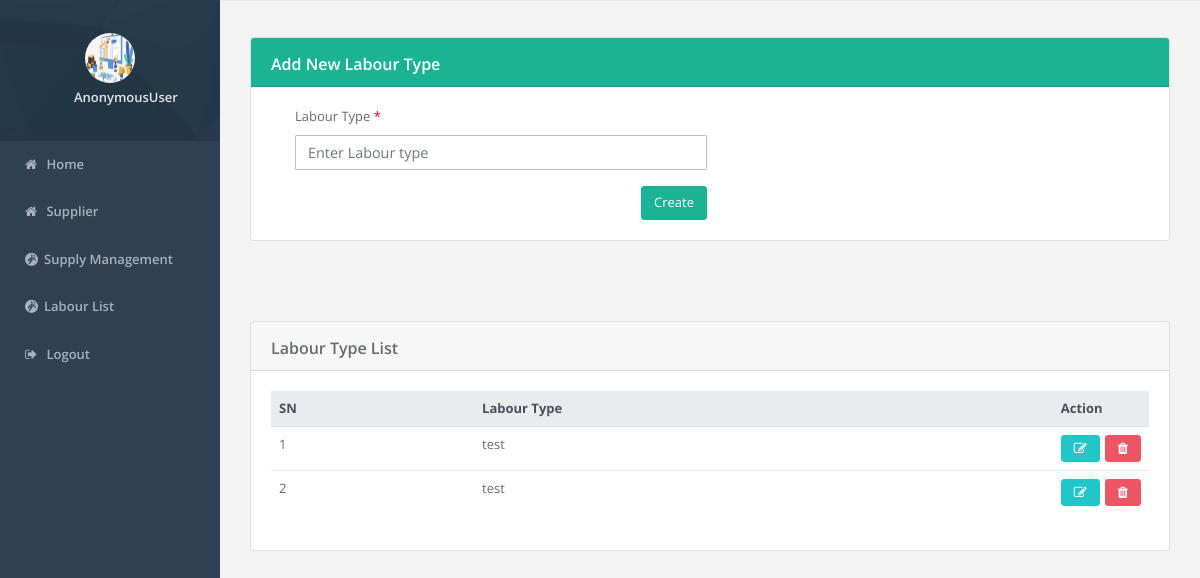
The page /supply/labour_type/ on the database as committed earlier.
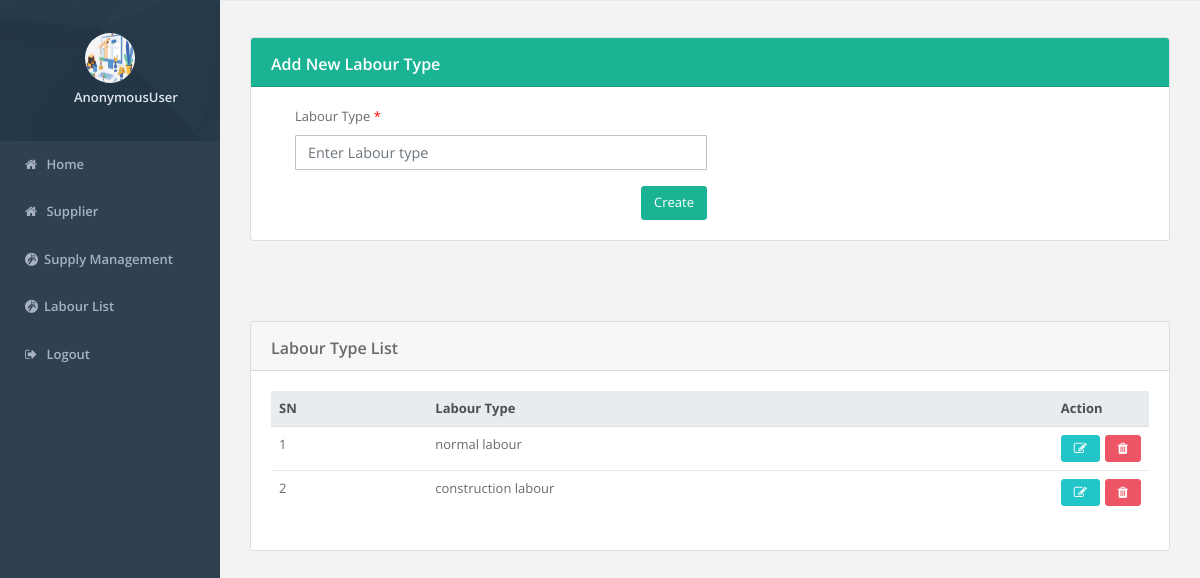
The same page on the database as committed later.
### supply_management/models.py (models this page shows, shortened)
class LabourTypes(models.Model):
    labour_types = models.CharField(max_length=200)

### supply_management/views.py (the view)
# urls.py: path('labour_type/', views.labour_type, name="labour_type"),
def labour_type(request):
    labour_type_obj = LabourTypes.objects.all()[::-1]
    context={
        "labour_type":labour_type_obj
    }
    if request.method == "POST":
        labour_types = request.POST.get("labour_types")
        obj = LabourTypes(labour_types=labour_types)
        obj.save()
        messages.success(request, "Labour Type Added Successfully")
        return redirect('labour_type')
    return render(request, "labour/labour_type_list.html", context)

### templates/labour/labour_type_list.html (shortened to what this page needs)
{% include 'header.html' %}
{% load static %}
<div class="main-content" id="panel" style="margin-top:5px;">
    <div class="col-lg-12">
    </div>
    <div class="container-fluid mt--6" style="margin-top:30px; padding-bottom: 50px">
        <div class="row">
            <div class="col-xl-12 order-xl-1">
                <div class="card">
                    <div class="card-header bg-primary">
                        <div class="row align-items-center">
                            <div class="col-8">
                                <h3 class="mb-0">Add New Labour Type</h3>
                            </div>
                        </div>
                    </div>
                    <div class="card-body">
                        <form method="POST">
                            <div class="pl-lg-4">
                                <div class="row">
                                    <div class="col-lg-6">
                                        <div class="form-group">
                                            <label>Labour Type&nbsp;<span style="color:red;">*</span></label>
                                            <input type="text" name="labour_types" id="input-country"
                                                   pattern="[A-Za-z,]{3,40}" placeholder="Enter Labour type"
                                                   title="First Name must be between 3 and 40 characters in length and contains only letters" class="form-control" required>
                                        </div>
                                        <button class="btn btn-primary float-right" type="submit" style="">Create</button>
                                    </div>
                                </div>
                            </div>
                        </form>
                    </div>
                </div>
            </div>
        </div>
    </div>
</div>
<div class="col-xl-12 order-xl-1" style="margin-top:30px; padding-bottom: 100px">
    <div class="card">
        <div class="card-header">
            <div class="row align-items-center">
                <div class="col-8">
                    <h3 class="mb-0">Labour Type List</h3>
                </div>
            </div>
        </div>
        <div class="card-body">
            <div class="table-responsive">
                <table class="table align-items-center table-flush" id="addCountry">
                    <thead class="thead-light">
                    <tr>
                        <th scope="col" class="sort" data-sort="SL NO">SN</th>
                        <th scope="col" class="sort" data-sort="title">Labour Type</th>
                        <th scope="col">Action</th>
                    </tr>
                    </thead>
                    <tbody class="list">
                    {% for c in labour_type %}
                    <tr>
                        <td>{{ forloop.counter }}</td>
                        <td>{{ c.labour_types }}</td>
                        <td style="width: 10%">
                            <div class="btn-group">
                                <a href="" data-toggle="modal" id="{{c.id}}" data-target="#surve_update{{c.id}}"><button class="btn btn-info fa fa-edit" style="margin-right: 5px"></button></a>
                                <a href="" data-toggle="modal" id="{{c.id}}" data-target="#surve_delete{{c.id}}">
                                    <button class="btn btn-danger fa fa-trash"></button></a>
                            </div>
                        </td>
                    </tr>
                    {% endfor %}
                    </tbody>
                </table>
            </div>
        </div>
    </div>
</div>
{% include 'footer.html' %}

Rows that differ between the two databases and show on the page:
changed LabourTypes: labour_types "test" → "normal labour"
changed LabourTypes: labour_types "test" → "construction labour"
